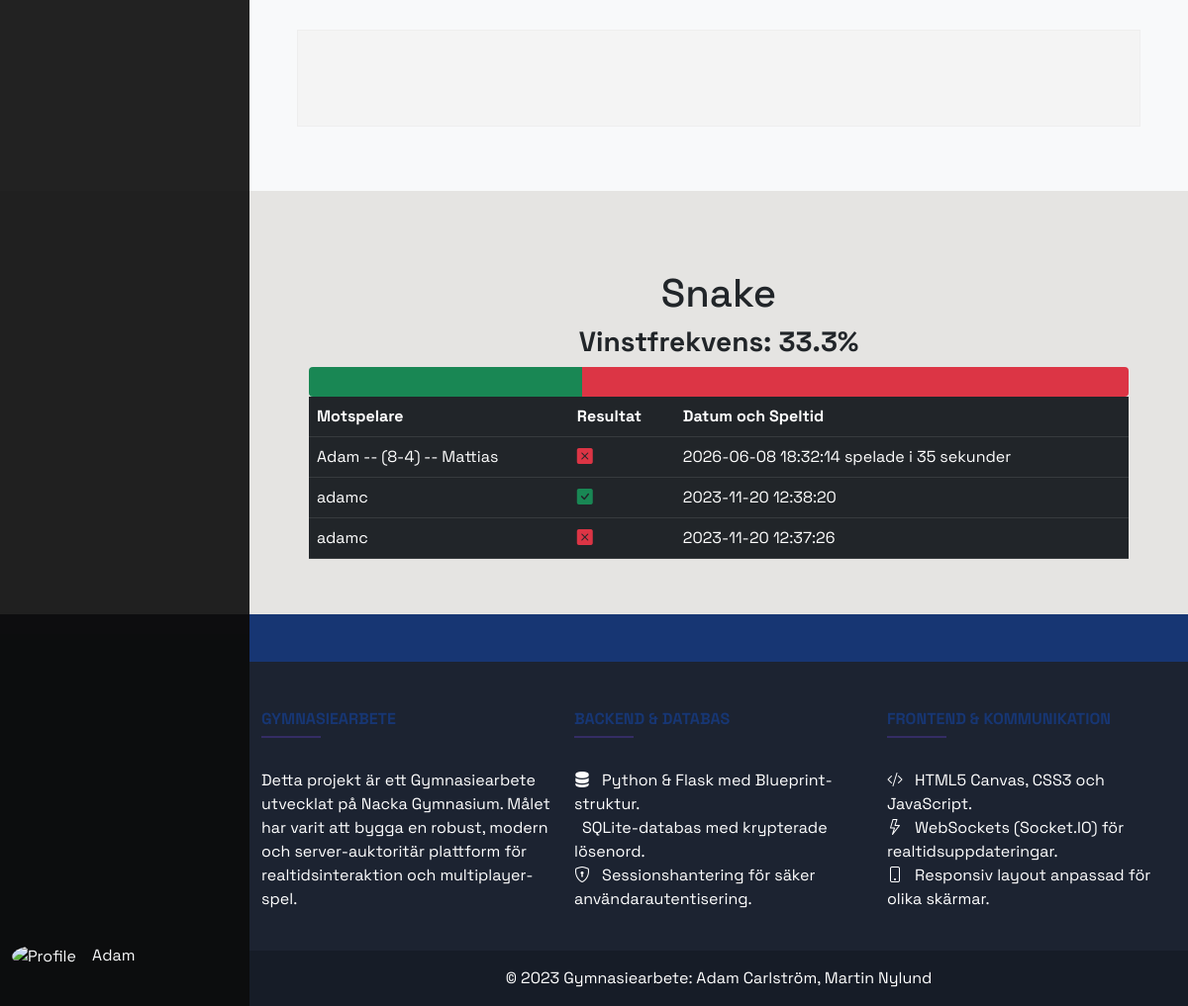
Page /view_profile/16 (signed in, lower part) on the earlier database version.
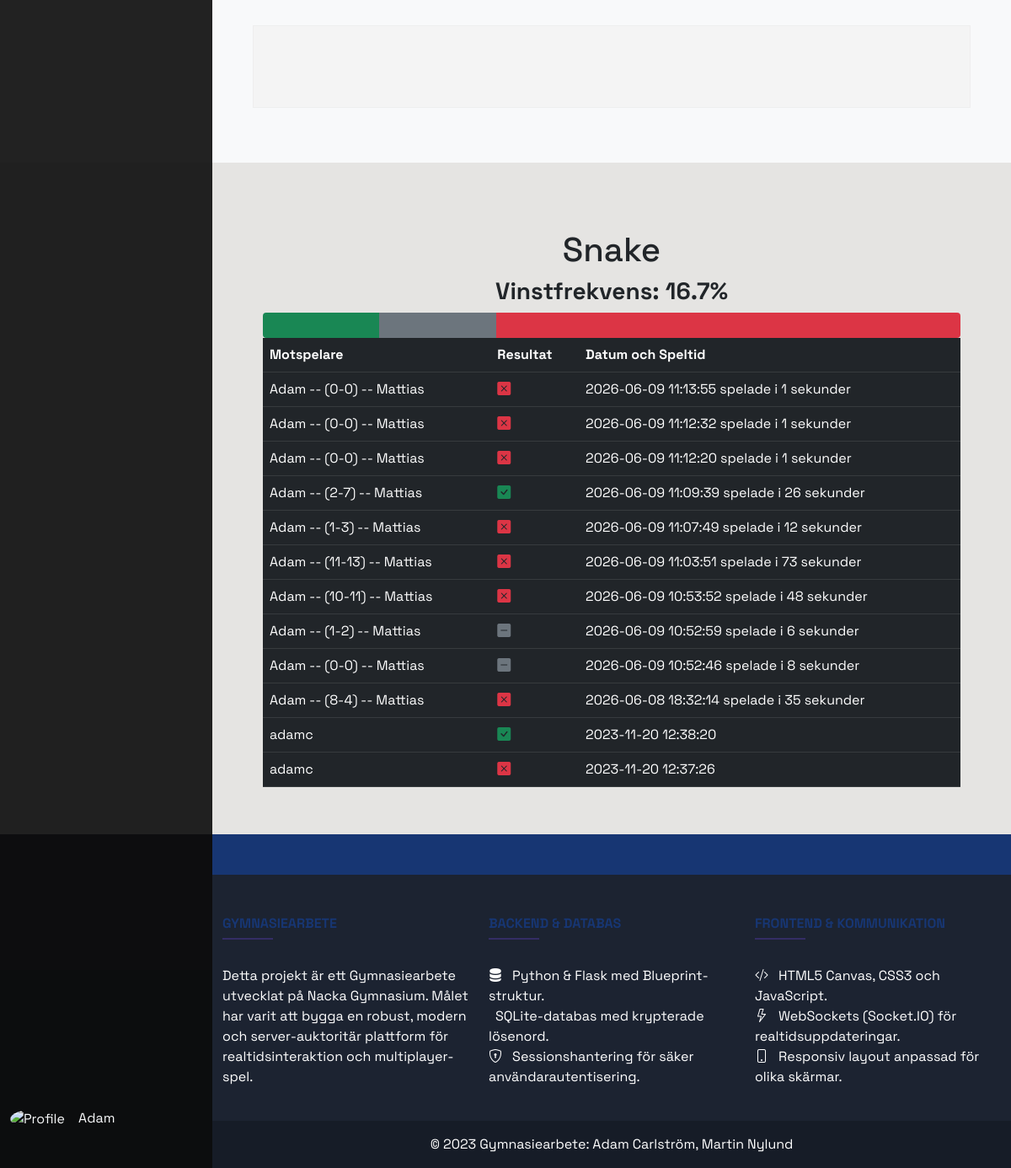
Same page on the later database version.
### tables this page shows
CREATE TABLE users (
    id INTEGER PRIMARY KEY,
    username TEXT NOT NULL,
    password TEXT NOT NULL,
    description TEXT,
    profile_picture TEXT, 
    creation_date TEXT
);

CREATE TABLE games_history (
    id INTEGER PRIMARY KEY,
    player1_id INTEGER REFERENCES users(id),
    player2_id INTEGER REFERENCES users(id),
    winner_id REFERENCES users(id),
	date TEXT
, duration INTEGER, score_player1 INTEGER, score_player2 INTEGER);

### my_server/profiles/profiles.py (the view)
@profiles_bp.route('/view_profile/<id>')
def view_profile(id=None):
    if 'logged_in' not in session or session['logged_in'] == False:
        abort(401)
    conn = create_connection(current_app.config['DB_PATH'])
    cur = conn.cursor()
    cur.execute('SELECT * FROM users WHERE id = ?', (id, ))
    viewed_user = cur.fetchone()
    cur.execute(
        'SELECT * FROM games_history WHERE player1_id = ? OR player2_id = ? ORDER BY date DESC', (id, id))
    games = cur.fetchall()
    usernames = []
    for game in games:
        if (int(game[2]) == int(id)):
            cur.execute(
                'SELECT id,username FROM users WHERE id == ?', (game[1],))
        elif (int(game[1]) == int(id)):
            cur.execute(
                'SELECT id,username FROM users WHERE id == ?', (game[2],))
        name = cur.fetchone()
        usernames.append(name)
    print(usernames)
    i = 0
    j = 0
    size = len(usernames)
    while (size > i):
        j = i+1
        while (size > j):
            if (not (j == i) and usernames[i] == usernames[j]):
                del usernames[j]
                size -= 1
                j -= 1
            j += 1
        i += 1
    session['page'] = 'view_profile'
    win = 0
    draws = 0
    nr_of_games = 0
    for game in games:
        if not game[3]:
            draws += 1
        elif game[3] == int(id):
            win += 1
        nr_of_games += 1
    if nr_of_games != 0:
        win_rate = int((win / nr_of_games + 0.0005) * 1000)
        win_rate = win_rate / 10
        draw_rate = int((draws / nr_of_games + 0.0005) * 1000)
        draw_rate = draw_rate / 10
    else:
        win_rate = 0
        draw_rate = 0
    loss_rate = 100 - win_rate - draw_rate
    print(usernames)
    return render_template('view_profile.html', active_page='view_profile', viewed_user=viewed_user, games=games, username=usernames, win_rate=win_rate, draw_rate=draw_rate, loss_rate=loss_rate)

### my_server/databasehandler.py (called while the page is built)
def create_connection(db_file = config['DB_PATH']):
    conn = None
    try:
        conn = sqlite3.connect(db_file)
    except sqlite3.Error as e:
        print(e)
    return conn

### my_server/profiles/templates/view_profile.html (shortened to what this page needs)
{% extends 'base.html' %}
{% block content1 %}
<div class="box-padding">
  <div class="row">
    <div class="col-12 contact text-center text-align-left mt-3" style="padding: 3rem;">
    </div>
  </div>
</div>
{% endblock %}
{% block content2 %}
<div class="box-padding">
  <h1 class="text-center">Snake</h1>
  <div class="h3 text-center w-100"><strong>Vinstfrekvens: {{win_rate}}%</strong></div>
  <div class="progress w-100" style="height: 30px; font-size: 1rem; font-weight: bold;">
    <div id="bar-wins" class="progress-bar bg-success" role="progressbar" style="width: 0%;"></div>
    <div id="bar-draws" class="progress-bar bg-secondary " role="progressbar" style="width: 0%;"></div>
    <div id="bar-losses" class="progress-bar bg-danger" role="progressbar" style="width: 0%;"></div>
  </div>
  <table class="table table-dark">
    <tr>
      <th>
        Motspelare
      </th>
      <th>
        Resultat
      </th>
      <th>
        Datum och Speltid
      </th>
    </tr>
    {%for game in games%}
    <tr>
      <td>
        {%for name in username%}
        {%if name[0] == game[1]%}
        {{name[1]}}
          {%if game[6] and game[7] or game[6]==0 and game[7]==0%}
            -- ({{game[6]}}-{{game[7]}}) -- {{viewed_user[1]}}
          {%endif%}
        {%elif name[0] == game[2]%}
        {{name[1]}}
          {%if game[6] and game[7] or game[6]==0 and game[7]==0%}
            -- ({{game[7]}}-{{game[6]}}) -- {{viewed_user[1]}}
          {%endif%}
        {%endif%}
        {%endfor%}
      </td>
      <td>
        {%if game[3] == viewed_user[0]%}
        <i class="bi bi-check-square-fill text-success"></i>
        {%elif game[3] == game[2] or game[3] == game[1]%}
        <i class="bi bi-x-square-fill text-danger"></i>
        {%else%}
        <i class="bi bi-dash-square-fill text-secondary"></i>
        {%endif%}
      </td>
      <td>
        {{game[4].split('.')[0]}}
        {%if game[5]%}
        spelade i {{game[5]}} sekunder
        {%endif%}
      </td>
    </tr>
    {%endfor%}
  </table>
</div>
{% endblock %}

### my_server/templates/base.html (shortened to what this page needs)
<!DOCTYPE html>
<html lang="en">
<head>
    <link rel="stylesheet" href="{{ url_for('static', filename='style.css') }}">
    <link href="https://cdn.jsdelivr.net/npm/bootstrap@5.0.2/dist/css/bootstrap.min.css" rel="stylesheet"
>
    <link rel="stylesheet" href="https://cdn.jsdelivr.net/npm/bootstrap-icons@1.5.0/font/bootstrap-icons.css">
</head>
<body>
    <div class="all">
        <nav class="glide-left" id="sidebar-navigation">
            {% if session['logged_in'] == True %}
            <div class="status-position">
                <div class="text-light">
                    <img src="../static/uploads/{{session['user']['profile_picture']}}" alt="Profile"
                        class="display-horizontal profile-image">
                    <div class="display-horizontal">{{session['user']['username']}}</div>
                </div>
            </div>
            {%endif%}
        </nav>
        <div class="bg-light left" id="content1">
            {% block content1 %}
            {% endblock %}
        </div>
        <div class="left" id="content2" style="background-color: #E5E4E2;">
            {% block content2 %}
            {% endblock %}
        </div>
        <footer class="text-center text-lg-start text-white left" style="background-color: #1c2331" id="footer">
            <div class="d-flex justify-content-between p-4 bg-theme"></div>
            <div>
                <div class="container text-center text-md-start mt-5">
                    <div class="row mt-3">
                        <div class="col-md-4 col-lg-4 col-xl-4 mx-auto mb-4">
                            <h6 class="text-uppercase fw-bold text-theme">Gymnasiearbete</h6>
                            <hr class="mb-4 mt-0 d-inline-block mx-auto" style="width: 60px; background-color: #7c4dff; height: 2px" />
                            <p>
                                Detta projekt är ett Gymnasiearbete utvecklat på Nacka Gymnasium. Målet har varit att bygga en robust, modern och server-auktoritär plattform för realtidsinteraktion och multiplayer-spel.
                            </p>
                        </div>
                        <div class="col-md-4 col-lg-4 col-xl-4 mx-auto mb-4">
                            <h6 class="text-uppercase fw-bold text-theme">Backend & Databas</h6>
                            <hr class="mb-4 mt-0 d-inline-block mx-auto" style="width: 60px; background-color: #7c4dff; height: 2px" />
                            <p>
                                <i class="bi bi-server me-2"></i> Python & Flask med Blueprint-struktur.<br>
                                 SQLite-databas med krypterade lösenord.<br>
                                <i class="bi bi-shield-lock me-2"></i> Sessionshantering för säker användarautentisering.
                            </p>
                        </div>
                        <div class="col-md-4 col-lg-4 col-xl-4 mx-auto mb-4">
                            <h6 class="text-uppercase fw-bold text-theme">Frontend & Kommunikation</h6>
                            <hr class="mb-4 mt-0 d-inline-block mx-auto" style="width: 60px; background-color: #7c4dff; height: 2px" />
                            <p>
                                <i class="bi bi-code-slash me-2"></i> HTML5 Canvas, CSS3 och JavaScript.<br>
                                <i class="bi bi-lightning me-2"></i> WebSockets (Socket.IO) för realtidsuppdateringar.<br>
                                <i class="bi bi-phone me-2"></i> Responsiv layout anpassad för olika skärmar.
                            </p>
                        </div>
                    </div>
                </div>
            </div>
            <div class="text-center p-3" style="background-color: rgba(0, 0, 0, 0.2)">
                © 2023 Gymnasiearbete:
                <a class="text-white text-decoration-none" href="#">Adam Carlström, Martin Nylund</a>
            </div>
        </footer>
    </div>
</body>
</html>

Differences in the rows shown:
added games_history: score_player1 "0", score_player2 "0", date "2026-06-09 11:13:55", duration "1", users (username "Adam", {{ viewed_user[1] }} "Mattias")
added games_history: score_player1 "0", score_player2 "0", date "2026-06-09 11:12:32", duration "1", users (username "Adam", {{ viewed_user[1] }} "Mattias")
added games_history: score_player1 "0", score_player2 "0", date "2026-06-09 11:12:20", duration "1", users (username "Adam", {{ viewed_user[1] }} "Mattias")
added games_history: score_player1 "2", score_player2 "7", date "2026-06-09 11:09:39", duration "26", users (username "Adam", {{ viewed_user[1] }} "Mattias")
added games_history: score_player2 "1", score_player1 "3", date "2026-06-09 11:07:49", duration "12", users (username "Adam", {{ viewed_user[1] }} "Mattias")
added games_history: score_player2 "11", score_player1 "13", date "2026-06-09 11:03:51", duration "73", users (username "Adam", {{ viewed_user[1] }} "Mattias")
added games_history: score_player2 "10", score_player1 "11", date "2026-06-09 10:53:52", duration "48", users (username "Adam", {{ viewed_user[1] }} "Mattias")
added games_history: score_player2 "1", score_player1 "2", date "2026-06-09 10:52:59", duration "6", users (username "Adam", {{ viewed_user[1] }} "Mattias")
added games_history: score_player1 "0", score_player2 "0", date "2026-06-09 10:52:46", duration "8", users (username "Adam", {{ viewed_user[1] }} "Mattias")
Other differences:
{{ win_rate }}: "33.3" → "16.7"
